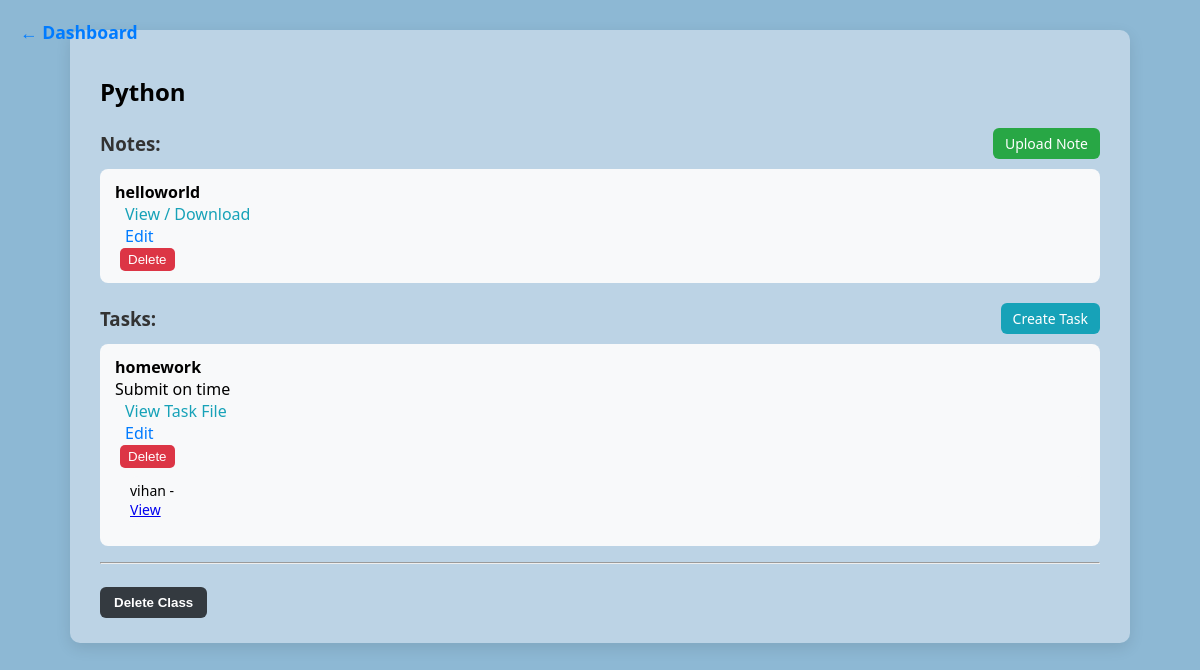
Page /class/1 (signed in) on the earlier database version.
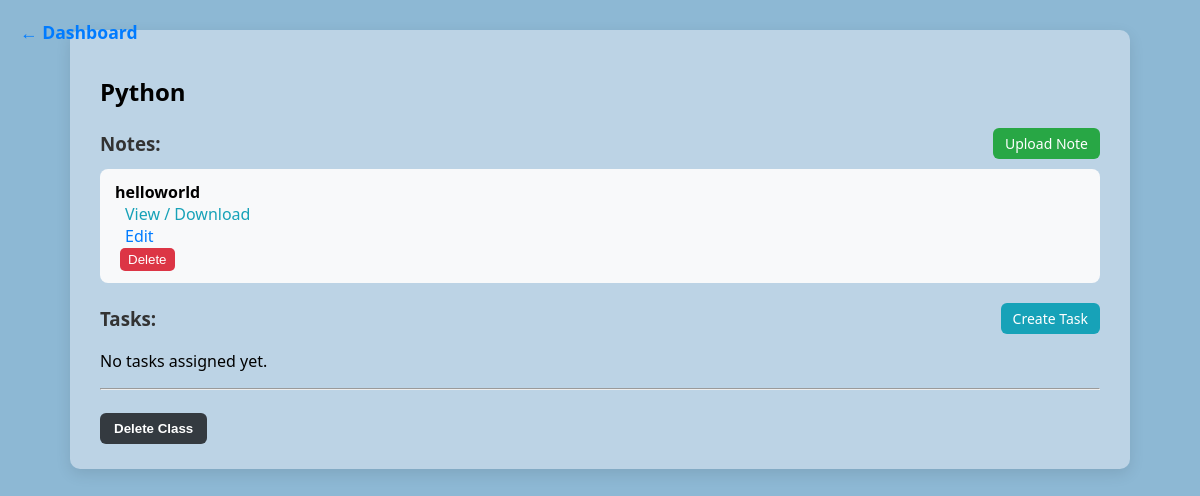
Same page on the later database version.
### app.py (models this page shows)
class Notes(db.Model):
    id = db.Column(db.Integer, primary_key=True)
    class_id = db.Column(db.Integer, db.ForeignKey('classes.id'))
    title = db.Column(db.String(100), nullable=False)
    filename = db.Column(db.String(100), nullable=False)

class Tasks(db.Model):
    id = db.Column(db.Integer, primary_key=True)
    class_id = db.Column(db.Integer, db.ForeignKey('classes.id'))
    title = db.Column(db.String(100), nullable=False)
    description = db.Column(db.Text, nullable=False)
    filename = db.Column(db.String(100), nullable=True)
    due_date = db.Column(db.String(20), nullable=True)

class User(UserMixin,db.Model):
    id = db.Column(db.Integer, primary_key=True)
    username = db.Column(db.String(100),nullable =False)
    email = db.Column(db.String(100),unique =True)
    password = db.Column(db.String(100), unique =True,nullable =False)
    role = db.Column(db.String(20),nullable =False)

### app.py (the view)
@app.route('/class/<int:class_id>')
@login_required
def view_class(class_id):
    cls = Classes.query.get_or_404(class_id)
    if current_user.role == 'student':
        membership = ClassMembers.query.filter_by(class_id=class_id, student_id=current_user.id).first()
        if not membership:
            flash("You are not a member of this class.")
            return redirect(url_for('dashboard_student'))
    notes = Notes.query.filter_by(class_id=class_id).all()
    tasks = Tasks.query.filter_by(class_id=class_id).all()
    task_submissions = {}
    for task in tasks:
        submissions = TaskSubmissions.query.filter_by(task_id=task.id).all()
        submissions_with_names = []
        for sub in submissions:
            student = User.query.get(sub.student_id)
            submissions_with_names.append({'filename': sub.filename, 'student_name': student.username})
        task_submissions[task.id] = submissions_with_names
    student_submissions = {}
    if current_user.role == 'student':
        for task in tasks:
            sub = TaskSubmissions.query.filter_by(task_id=task.id, student_id=current_user.id).first()
            if sub:
                student_submissions[task.id] = sub
    return render_template('view_class.html', cls=cls, notes=notes, tasks=tasks, task_submissions=task_submissions, student_submissions=student_submissions)

### app.py (called while the page is built)
@login_manager.user_loader
def load_user(user_id):
    return User.query.get(int(user_id))

### templates/view_class.html (shortened to what this page needs)
{% extends 'base.html' %}
{% block head %}
<link rel="stylesheet" href="{{ url_for('static', filename='view_class.css') }}">
{% endblock %}
{% block body %}
<div class="class-container">
    <h2>{{ cls.class_name }}</h2>
    {% if current_user.role == 'teacher' %}
        <a href="{{ url_for('dashboard_teacher') }}" class="back-arrow">&#8592; Dashboard</a>
    {% elif current_user.role == 'student' %}
        <a href="{{ url_for('dashboard_student') }}" class="back-arrow">&#8592; Dashboard</a>
    {% endif %}
    <div class="notes-section">
        <div class="section-header">
            <h3>Notes:</h3>
            {% if current_user.role == 'teacher' %}
                <a href="{{ url_for('upload_note', class_id=cls.id) }}" class="btn upload-note-btn">Upload Note</a>
            {% endif %}
        </div>
        {% if notes %}
            <ul class="notes-list">
            {% for note in notes %}
                <li>
                    <strong>{{ note.title }}</strong>
                    <a href="{{ url_for('uploaded_file', filename=note.filename) }}" class="view-link">View / Download</a>
                    {% if current_user.role == 'teacher' %}
                        <a href="{{ url_for('update_note', note_id=note.id) }}" class="edit-link">Edit</a>
                        <form action="{{ url_for('delete_note', note_id=note.id) }}" method="POST" class="inline-form">
                            <button type="submit" class="delete-btn">Delete</button>
                        </form>
                    {% endif %}
                </li>
            {% endfor %}
            </ul>
        {% else %}
            <p>No notes uploaded yet.</p>
        {% endif %}
    </div>
    <div class="tasks-section">
        <div class="section-header">
            <h3>Tasks:</h3>
            {% if current_user.role == 'teacher' %}
                <a href="{{ url_for('create_task', class_id=cls.id) }}" class="btn create-task-btn">Create Task</a>
            {% endif %}
        </div>
        {% if tasks %}
            <ul class="tasks-list">
            {% for task in tasks %}
                <li>
                    <strong>{{ task.title }}</strong> {{ task.description }}
                    {% if task.filename %}
                        <a href="{{ url_for('uploaded_file', filename=task.filename) }}" class="view-link">View Task File</a>
                    {% endif %}
                    {% if current_user.role == 'teacher' %}
                        <a href="{{ url_for('update_task', task_id=task.id) }}" class="edit-link">Edit</a>
                        <form action="{{ url_for('delete_task', task_id=task.id) }}" method="POST" class="inline-form">
                            <button type="submit" class="delete-btn">Delete</button>
                        </form>
                        {% if task_submissions[task.id] %}
                            <ul class="submission-list">
                            {% for sub in task_submissions[task.id] %}
                                <li>{{ sub.student_name }} -
                                    <a href="{{ url_for('uploaded_file', filename=sub.filename) }}" target="_blank">View</a>
                                </li>
                            {% endfor %}
                            </ul>
                        {% else %}
                            <p>No submissions yet.</p>
                        {% endif %}
                    {% endif %}
                </li>
            {% endfor %}
            </ul>
        {% else %}
            <p>No tasks assigned yet.</p>
        {% endif %}
    </div>
    {% if current_user.id == cls.teacher_id %}
        <hr>
        <form action="{{ url_for('delete_class', class_id=cls.id) }}" method="POST"
              onsubmit="return confirm('Are you sure you want to delete this class? This will remove all notes, tasks, and members.')">
            <button type="submit" class="delete-class-btn">Delete Class</button>
        </form>
    {% endif %}
</div>
{% endblock %}

Differences in the rows shown:
removed Tasks: title "homework", description "Submit on time"
no longer on this page (row unchanged): User: student_name "vihan"
Other differences:
text now shown: "No tasks assigned yet."
